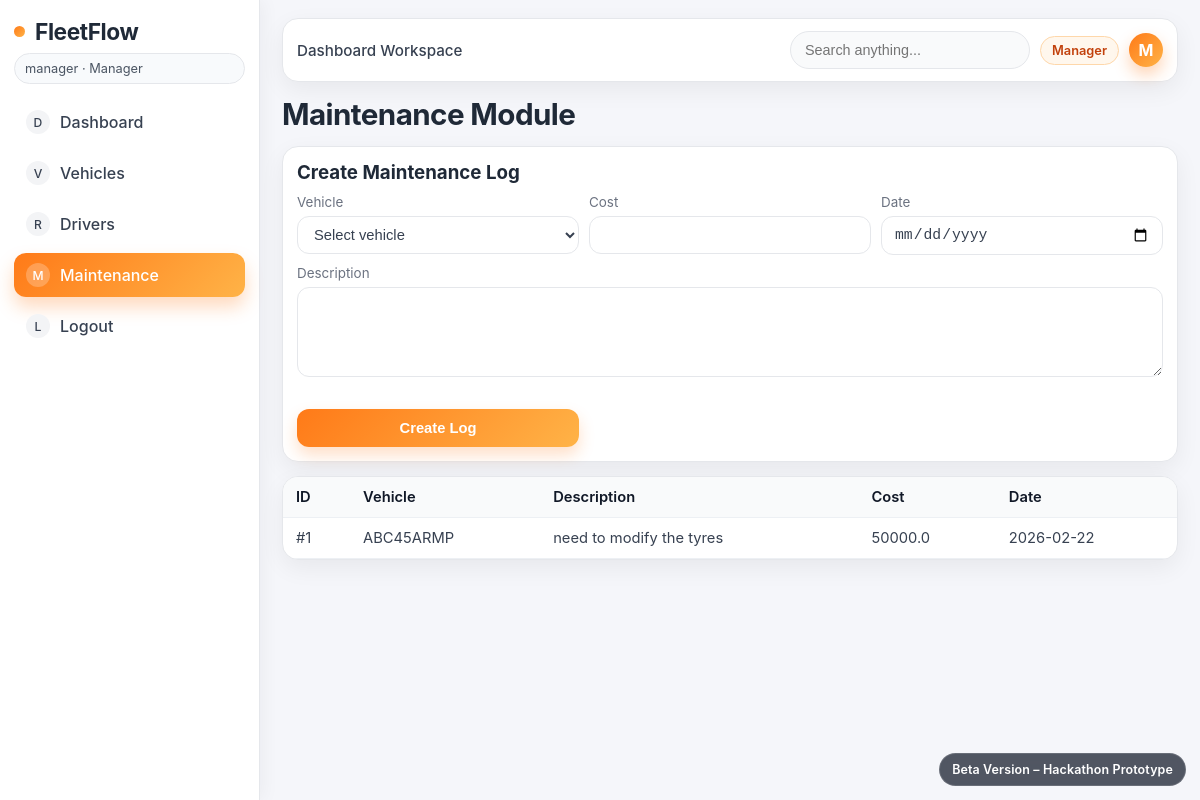
/maintenance (signed in), run on the app's committed database.
### tables this page shows
CREATE TABLE maintenance_logs (
    id INTEGER PRIMARY KEY AUTOINCREMENT,
    vehicle_id INTEGER NOT NULL,
    description TEXT NOT NULL,
    cost REAL NOT NULL CHECK (cost >= 0),
    date TEXT NOT NULL,
    FOREIGN KEY (vehicle_id) REFERENCES vehicles(id) ON DELETE RESTRICT
);

CREATE TABLE vehicles (
    id INTEGER PRIMARY KEY AUTOINCREMENT,
    model_name TEXT NOT NULL,
    license_plate TEXT NOT NULL UNIQUE,
    max_capacity_kg REAL NOT NULL CHECK (max_capacity_kg > 0),
    odometer INTEGER NOT NULL CHECK (odometer >= 0),
    status TEXT NOT NULL CHECK (status IN ('Available', 'On Trip', 'In Shop'))
);

### app.py (the view, shortened to what this page needs)
@app.route("/maintenance", methods=["GET", "POST"])
@roles_required("Manager")
def maintenance():
    with get_db_connection() as conn:
        vehicle_rows = conn.execute(
            "SELECT * FROM vehicles ORDER BY license_plate"
        ).fetchall()
        logs = conn.execute(
            """
            SELECT m.*, v.license_plate
            FROM maintenance_logs m
            JOIN vehicles v ON m.vehicle_id = v.id
            ORDER BY m.id DESC
            """
        ).fetchall()
    return render_template("maintenance.html", vehicles=vehicle_rows, logs=logs)

### app.py (called while the page is built)
def get_db_connection():
    conn = sqlite3.connect(DATABASE)
    conn.row_factory = sqlite3.Row
    conn.execute("PRAGMA foreign_keys = ON")
    return conn

def roles_required(*allowed_roles):
    def decorator(view_func):
        @wraps(view_func)
        def wrapped(*args, **kwargs):
            if "user_id" not in session:
                return redirect(url_for("login"))
            if session.get("role") not in allowed_roles:
                flash("You do not have permission to access this action.", "error")
                return redirect(url_for(get_role_home_endpoint(session.get("role"))))
            return view_func(*args, **kwargs)
        return wrapped
    return decorator

@app.before_request
def load_current_user():
    g.user = None
    user_id = session.get("user_id")
    if not user_id:
        return
    with get_db_connection() as conn:
        g.user = conn.execute("SELECT * FROM users WHERE id = ?", (user_id,)).fetchone()

### templates/maintenance.html (shortened to what this page needs)
{% extends "base.html" %}
{% block content %}
<div class="topbar">
    <h1>Maintenance Module</h1>
</div>
<div class="form-card">
    <h3>Create Maintenance Log</h3>
    <form method="post" class="form-grid mt-10">
        <div class="input-group">
            <label>Vehicle</label>
            <select name="vehicle_id" required>
                <option value="">Select vehicle</option>
            </select>
        </div>
        <div class="input-group">
            <label>Cost</label>
            <input type="number" step="0.01" name="cost" required>
        </div>
        <div class="input-group">
            <label>Date</label>
            <input type="date" name="date" required>
        </div>
        <div class="input-group col-span-full">
            <label>Description</label>
            <textarea name="description" required></textarea>
        </div>
        <div class="input-group justify-end">
            <label>&nbsp;</label>
            <button type="submit">Create Log</button>
        </div>
    </form>
</div>
<div class="table-wrap">
    <table>
        <thead>
        <tr>
            <th>ID</th>
            <th>Vehicle</th>
            <th>Description</th>
            <th>Cost</th>
            <th>Date</th>
        </tr>
        </thead>
        <tbody>
        {% for log in logs %}
            <tr>
                <td>#{{ log.id }}</td>
                <td>{{ log.license_plate }}</td>
                <td>{{ log.description }}</td>
                <td>{{ log.cost }}</td>
                <td>{{ log.date }}</td>
            </tr>
        {% else %}
            <tr><td colspan="5">No maintenance logs found.</td></tr>
        {% endfor %}
        </tbody>
    </table>
</div>
{% endblock %}

### static/css/style.css (style rules this page uses)
:root { --bg: #f5f6fa; --card-bg: #ffffff; --text: #1f2937; --muted: #6b7280; --accent: #ff7a18; --accent-soft: #ffedd5; --accent-gradient: linear-gradient(135deg, #ff7a18, #ffb347); --soft-border: 1px solid #e5e7eb; --shadow: 0 8px 24px rgba(0, 0, 0, 0.06); --radius: 16px; --sidebar-width: 260px; }
* { box-sizing: border-box; }
body { margin: 0; font-family: "Inter", "Poppins", system-ui, sans-serif; background: var(--bg); color: var(--text); animation: fadeIn 0.35s ease; }
.topbar { display: flex; justify-content: space-between; align-items: center; margin-bottom: 14px; }
h1, h3 { margin: 0; }
h1 { font-size: 1.85rem; letter-spacing: -0.02em; }
.card, .form-card, .table-wrap { background: var(--card-bg); border: var(--soft-border); border-radius: var(--radius); box-shadow: var(--shadow); }
.table-wrap { overflow: auto; }
table { width: 100%; border-collapse: collapse; }
th, td { padding: 11px 13px; text-align: left; border-bottom: 1px solid #edf0f4; color: #374151; font-size: 0.92rem; }
th { background: #f9fafb; color: #111827; font-weight: 600; }
.form-card { padding: 14px; margin-bottom: 14px; }
.form-grid { display: grid; grid-template-columns: repeat(3, minmax(130px, 1fr)); gap: 10px; }
.input-group { display: flex; flex-direction: column; gap: 6px; }
label { color: var(--muted); font-size: 0.84rem; }
input, select, textarea, button { min-height: 38px; border-radius: 12px; border: var(--soft-border); padding: 9px 12px; font-size: 0.92rem; }
input, select, textarea { background: #ffffff; color: #374151; }
textarea { resize: vertical; min-height: 90px; }
button { border: none; cursor: pointer; font-weight: 600; background: var(--accent-gradient); color: #ffffff; transition: transform 0.16s ease, box-shadow 0.16s ease; box-shadow: 0 8px 16px rgba(255, 122, 24, 0.24); }
.mt-10 { margin-top: 10px; }
.justify-end { justify-content: flex-end; }
.col-span-full { grid-column: 1 / -1; }

### data on the page
maintenance_logs: id "1", license_plate "ABC45ARMP", description "need to modify the tyres", cost "50000.0", date "2026-02-22"

### other printed values
{{ session.get('username') }} "manager"
{{ session.get('role') }} "Manager"
{{ uname[0]|upper }} "M"
